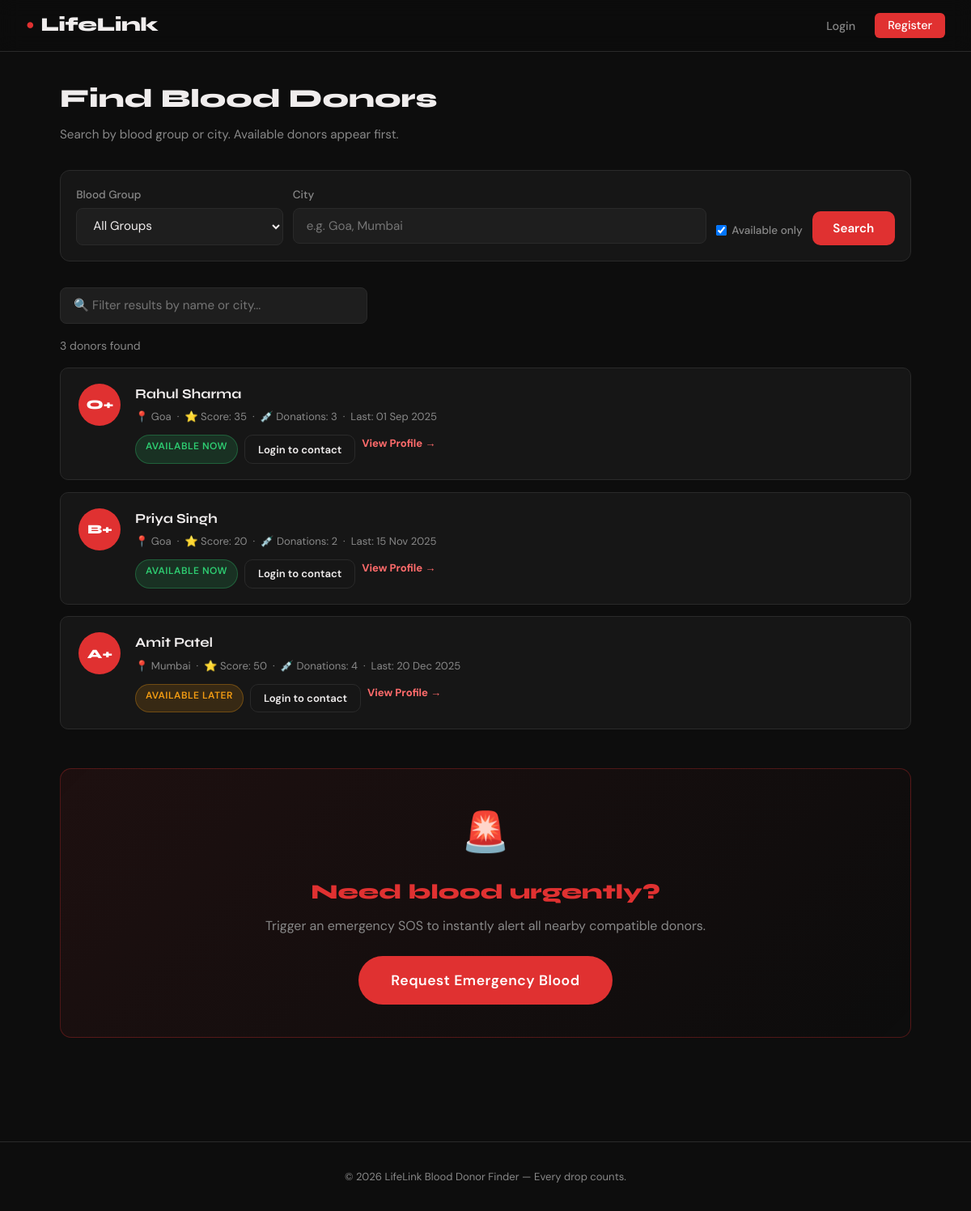
The app's page /patient/search.php with its own data.
### tables this page shows
CREATE TABLE IF NOT EXISTS `donors` (
  `id`                  INT UNSIGNED AUTO_INCREMENT PRIMARY KEY,
  `user_id`             INT UNSIGNED NOT NULL UNIQUE,
  `blood_group`         ENUM('A+','A-','B+','B-','AB+','AB-','O+','O-') NOT NULL,
  `city`                VARCHAR(100) NOT NULL,
  `latitude`            DECIMAL(10,7) DEFAULT NULL,
  `longitude`           DECIMAL(10,7) DEFAULT NULL,
  `availability_status` ENUM('available_now','available_later','not_available') NOT NULL DEFAULT 'available_now',
  `last_donation_date`  DATE DEFAULT NULL,
  `reliability_score`   INT UNSIGNED NOT NULL DEFAULT 0,
  `total_donations`     INT UNSIGNED NOT NULL DEFAULT 0,
  `sos_responses`       INT UNSIGNED NOT NULL DEFAULT 0,
  CONSTRAINT `fk_donor_user` FOREIGN KEY (`user_id`) REFERENCES `users`(`id`) ON DELETE CASCADE
);

CREATE TABLE IF NOT EXISTS `users` (
  `id`         INT UNSIGNED AUTO_INCREMENT PRIMARY KEY,
  `name`       VARCHAR(100) NOT NULL,
  `email`      VARCHAR(150) NOT NULL UNIQUE,
  `password`   VARCHAR(255) NOT NULL,
  `role`       ENUM('donor','patient','hospital') NOT NULL DEFAULT 'donor',
  `phone`      VARCHAR(20) DEFAULT NULL,
  `created_at` DATETIME NOT NULL DEFAULT CURRENT_TIMESTAMP,
  `updated_at` DATETIME NOT NULL DEFAULT CURRENT_TIMESTAMP ON UPDATE CURRENT_TIMESTAMP
);

### includes/helpers.php (called while the page is built, shortened)
<?php
function isLoggedIn(): bool {
    return isset($_SESSION['user_id']);
}
function currentUser(): array {
    return [
        'id'   => $_SESSION['user_id']   ?? 0,
        'name' => $_SESSION['user_name'] ?? '',
        'role' => $_SESSION['role']      ?? '',
    ];
}
function sanitize(string $val): string {
    return htmlspecialchars(trim($val), ENT_QUOTES, 'UTF-8');
}

### patient/search.php (the view, shortened to what this page needs)
<?php
require_once __DIR__ . '/../includes/helpers.php';
$pdo = getDB();
$selectedCity= trim($_GET['city'] ?? '');
$onlyAvail   = isset($_GET['only_available']) ? (int)$_GET['only_available'] : 1;
$where  = ['1=1'];
$params = [];
if ($onlyAvail) {
    $where[] = "d.availability_status != 'not_available'";
}
$sql = '
    SELECT d.*, u.name, u.phone, u.email
    FROM donors d
    JOIN users u ON u.id = d.user_id
    WHERE ' . implode(' AND ', $where) . '
    ORDER BY
        CASE d.availability_status WHEN "available_now" THEN 0 WHEN "available_later" THEN 1 ELSE 2 END,
        d.reliability_score DESC
';
$stmt = $pdo->prepare($sql);
$stmt->execute($params);
$donors = $stmt->fetchAll();
include __DIR__ . '/../includes/header.php';
?>
<div class="page-header fade-in">
  <h2>Find Blood Donors</h2>
  <p>Search by blood group or city. Available donors appear first.</p>
</div>
<form method="GET" class="search-bar fade-in">
  <div class="form-group" style="margin-bottom:0;flex:1;min-width:140px;">
    <label style="margin-bottom:.3rem;">Blood Group</label>
    <select name="blood_group" class="form-control">
      <option value="">All Groups</option>
    </select>
  </div>
  <div class="form-group" style="margin-bottom:0;flex:2;min-width:180px;">
    <label style="margin-bottom:.3rem;">City</label>
    <input type="text" name="city" class="form-control" placeholder="e.g. Goa, Mumbai" value="<?= sanitize($selectedCity) ?>">
  </div>
  <div class="form-group" style="margin-bottom:0;display:flex;align-items:flex-end;gap:.5rem;">
    <label style="display:flex;align-items:center;gap:.4rem;cursor:pointer;color:var(--text-muted);font-size:.85rem;">
      <input type="checkbox" name="only_available" value="1" <?= $onlyAvail ? 'checked' : '' ?>>
      Available only
    </label>
  </div>
  <div style="display:flex;align-items:flex-end;">
    <button type="submit" class="btn btn-primary">Search</button>
  </div>
</form>
<?php if (!empty($donors)): ?>
<div style="margin-bottom:1rem;">
  <input type="text" id="live-search" class="form-control" placeholder="🔍 Filter results by name or city..." style="max-width:380px;">
</div>
<?php endif; ?>
<div id="donor-results">
<?php if (empty($donors)): ?>
  <div class="empty-state fade-in">
    <div class="empty-icon">🩸</div>
    <p>No donors found matching your criteria. Try broadening your search.</p>
    <?php if (isLoggedIn()): ?>
      <a href="<?= APP_URL ?>/patient/emergency.php" class="btn btn-sos" style="margin-top:1rem;">🚨 Send Emergency SOS</a>
    <?php endif; ?>
  </div>
<?php else: ?>
  <p class="text-muted" style="margin-bottom:1rem;font-size:.88rem;"><?= count($donors) ?> donor<?= count($donors) !== 1 ? 's' : '' ?> found</p>
  <div style="display:flex;flex-direction:column;gap:.9rem;">
    <?php foreach ($donors as $d): ?>
    <div class="donor-card donor-card-clickable fade-in" data-href="<?= APP_URL ?>/patient/donor_profile.php?id=<?= (int)$d['id'] ?>" title="Click to view donor profile">
      <div class="blood-pill"><?= sanitize($d['blood_group']) ?></div>
      <div class="donor-info">
        <div class="donor-name"><?= sanitize($d['name']) ?></div>
        <div class="donor-meta">
          📍 <?= sanitize($d['city']) ?>
          &nbsp;·&nbsp;
          ⭐ Score: <?= (int)$d['reliability_score'] ?>
          &nbsp;·&nbsp;
          💉 Donations: <?= (int)$d['total_donations'] ?>
          <?php if ($d['last_donation_date']): ?>
            &nbsp;·&nbsp; Last: <?= date('d M Y', strtotime($d['last_donation_date'])) ?>
          <?php endif; ?>
        </div>
        <div class="donor-actions">
          <span class="status-badge status-<?= $d['availability_status'] ?>">
            <?= str_replace('_', ' ', ucfirst($d['availability_status'])) ?>
          </span>
          <?php if (isLoggedIn() && $d['availability_status'] === 'available_now'): ?>
            <?php
              $cleanPhone = preg_replace('/\D+/', '', $d['phone'] ?? '');
              $waPhone = $cleanPhone;
              if ($waPhone !== '' && strlen($waPhone) === 10) { $waPhone = '91' . $waPhone; }
              $waMsg = rawurlencode('Hello ' . $d['name'] . ', I found your profile on LifeLink Blood Donor Finder. I need ' . $d['blood_group'] . ' blood. Can you please help?');
            ?>
            <?php if ($cleanPhone): ?>
              <a class="btn btn-primary btn-sm" href="https://wa.me/<?= sanitize($waPhone) ?>?text=<?= $waMsg ?>" target="_blank" rel="noopener">💬 Contact Him</a>
            <?php endif; ?>
            <span class="text-muted" style="font-size:.82rem;display:flex;align-items:center;gap:.3rem;">
              📞 <?= sanitize($d['phone'] ?? 'Contact via request') ?>
            </span>
          <?php elseif (!isLoggedIn()): ?>
            <a href="<?= APP_URL ?>/auth/login.php" class="btn btn-outline btn-sm">Login to contact</a>
          <?php endif; ?>
          <span class="view-profile-hint">View Profile →</span>
        </div>
      </div>
    </div>
    <?php endforeach; ?>
  </div>
<?php endif; ?>
</div>
<div class="sos-panel fade-in" style="margin-top:3rem;">
  <div class="sos-icon">🚨</div>
  <h3>Need blood urgently?</h3>
  <p class="text-muted" style="margin-bottom:1.5rem;">Trigger an emergency SOS to instantly alert all nearby compatible donors.</p>
  <a href="<?= APP_URL ?>/patient/emergency.php" class="btn btn-sos">Request Emergency Blood</a>
</div>
<?php include __DIR__ . '/../includes/footer.php'; ?>

### includes/header.php (shortened to what this page needs)
<?php
require_once __DIR__ . '/../includes/helpers.php';
$user     = currentUser();
$notifCount = 0;
?>
<!DOCTYPE html>
<html lang="en">
<head>
<link rel="stylesheet" href="<?= APP_URL ?>/assets/css/main.css">
</head>
<body data-role="<?= sanitize($user['role'] ?? '') ?>">
<nav class="navbar">
  <a class="nav-brand" href="<?= APP_URL ?>">
    <span class="drop">&#9679;</span> LifeLink
  </a>
  <ul class="nav-links">
    <?php if (isLoggedIn()): ?>
      <?php if ($user['role'] === 'donor'): ?>
        <li><a href="<?= APP_URL ?>/donor/dashboard.php">Dashboard</a></li>
        <li><a href="<?= APP_URL ?>/donor/notifications.php">
          Alerts <?php if ($notifCount > 0): ?><span class="badge"><?= $notifCount ?></span><?php endif; ?>
        </a></li>
      <?php elseif ($user['role'] === 'patient'): ?>
        <li><a href="<?= APP_URL ?>/patient/search.php">Find Donors</a></li>
        <li><a href="<?= APP_URL ?>/patient/emergency.php">Emergency SOS</a></li>
      <?php elseif ($user['role'] === 'hospital'): ?>
        <li><a href="<?= APP_URL ?>/hospital/dashboard.php">Dashboard</a></li>
        <li><a href="<?= APP_URL ?>/patient/search.php">Search Donors</a></li>
        <li><a href="<?= APP_URL ?>/patient/emergency.php">Emergency SOS</a></li>
      <?php endif; ?>
      <li><a href="<?= APP_URL ?>/auth/logout.php" class="btn-nav-logout">Logout</a></li>
    <?php else: ?>
      <li><a href="<?= APP_URL ?>/auth/login.php">Login</a></li>
      <li><a href="<?= APP_URL ?>/auth/register.php" class="btn-nav">Register</a></li>
    <?php endif; ?>
  </ul>
</nav>
<main class="container">

### includes/footer.php (shortened to what this page needs)
</main>
<footer class="site-footer">
  <p>&copy; <?= date('Y') ?> LifeLink Blood Donor Finder &mdash; Every drop counts.</p>
</footer>
</body>
</html>

### records on screen
donors: blood_group "O+", user.name "Rahul Sharma", city "Goa", reliability_score "35", total_donations "3", last_donation_date "01 Sep 2025", availability_status "AVAILABLE NOW"
donors: blood_group "B+", user.name "Priya Singh", city "Goa", reliability_score "20", total_donations "2", last_donation_date "15 Nov 2025", availability_status "AVAILABLE NOW"
donors: blood_group "A+", user.name "Amit Patel", city "Mumbai", reliability_score "50", total_donations "4", last_donation_date "20 Dec 2025", availability_status "AVAILABLE LATER"

### other values on screen
count($donors) "3"
